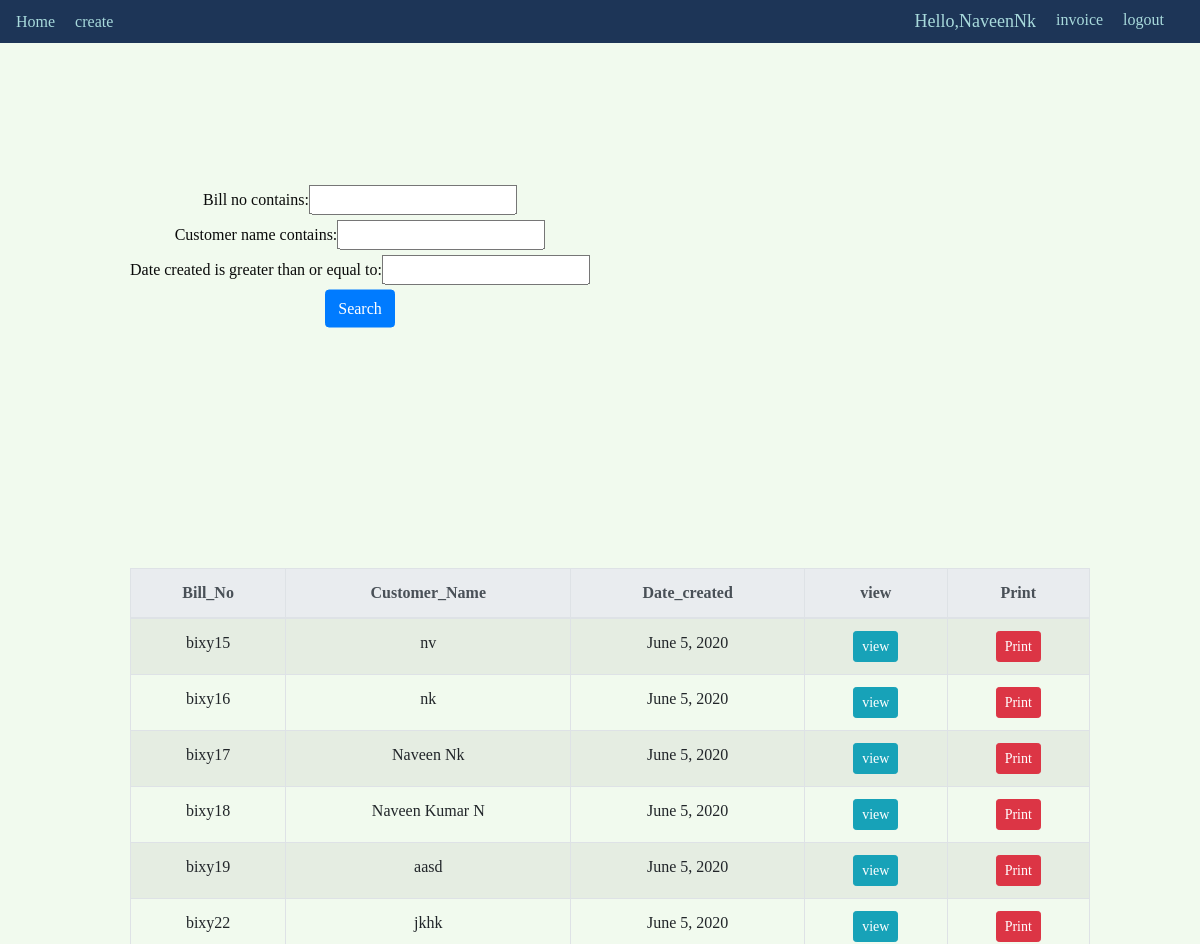
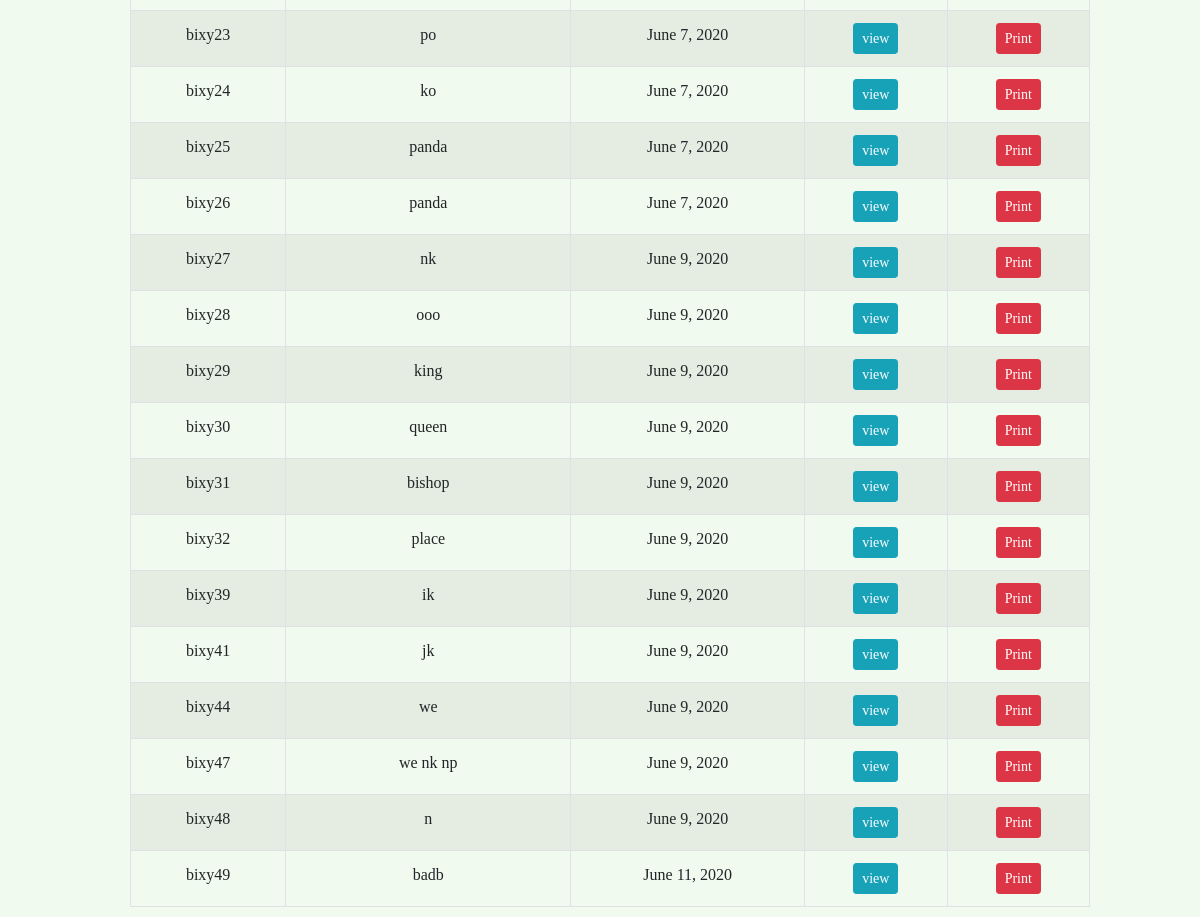
Page /invoice/inv_search/ (signed in) on the committed database (2 pictures, top to bottom).
### invoice/models.py (models this page shows)
class invoice(models.Model):
    id = models.AutoField(primary_key=True)
    user = models.ForeignKey(User,on_delete=models.SET_NULL,null = True)
    bill_no = models.CharField(max_length=10, null=True)
    customer_name = models.CharField(max_length=100, null=True)
    address = models.CharField(max_length=100, null=True)
    district = models.CharField(max_length=100, null=True)
    date_created = models.DateField(auto_now_add=True)
    invoice_complete = models.BooleanField(default=False)

### invoice/views.py (the view)
# urls.py: path('inv_search/',views.invoicesearch,name='invoice_search'),
def invoicesearch(request):
    invoice_obj = invoice.objects.all()
    myfilter = myFilter(request.GET,queryset = invoice_obj)
    invoice_obj= myfilter.qs
    context ={ 'invoice':invoice_obj , 'filter':myfilter  }
    return render(request, 'invoice/inv_search.html',context)

### templates/invoice/inv_search.html (shortened to what this page needs)
{% load static %}
<!DOCTYPE html>
<html lang="en" dir="ltr">
  <head>
    <link rel="stylesheet" href="{% static "css/search.css"%}">
    <link rel="stylesheet" href="https://cdnjs.cloudflare.com/ajax/libs/font-awesome/4.7.0/css/font-awesome.min.css">
    <link rel="stylesheet" href="https://stackpath.bootstrapcdn.com/bootstrap/4.4.1/css/bootstrap.min.css">
  </head>
  <body>
    {% include 'stock/navbar.html' %}
    <div class="wrap">
           <div class="search">
             <form method="get">
    				{{filter.form}}
    		    <button class="btn btn-primary" type="submit">Search</button>
    		  </form>
           </div>
        </div>
    <div class="tableallign">
      <table class="table table-striped table-bordered table-hover tablewrap">
        <thead class="thead-light">
          <tr>
            <th scope="col">Bill_No</th>
            <th scope="col">Customer_Name</th>
            <th scope="col">Date_created</th>
            <th scope="col">view</th>
            <th scope="col">Print</th>
          </tr>
        </thead>
        {% for obj in invoice %}
					<tr>
						<td>{{obj.bill_no}}</td>
            <td>{{obj.customer_name}}</td>
            <td>{{obj.date_created}}</td>
            <td><a class="btn btn-sm btn-info" href="{% url 'htmlbillsearch' obj.id %}">view</a></td>
            <td><a class="btn btn-sm btn-danger" href="{% url 'pdfpage' obj.id  %}">Print</a></td>
					</tr>
				{% endfor %}
      </table>
    </div>
  </body>
</html>

### templates/stock/navbar.html (shortened to what this page needs)
{%load static %}
<link rel="stylesheet" href="{% static "css/searchnavbar.css"%}">
<nav class="navbar navbar-expand-lg navbar-light mynavbar " id="mynav" >
    <a class =" logu" href="{% url 'home' %}">Home</a>
    <a class="logu" href="{% url 'create' %}">create</a>
    <div class="collapse navbar-collapse" id="navbarNav">
      <ul class="navbar-nav ml-auto">
        <li class="nav-item active">
          <span class='hello-msg'>Hello,{{ request.user }}</span>
        </li>
        <li class="nav-item active">
          <span><a class="nav-item active logu" href="{% url 'createinvoice' %}">invoice</a></span>
        </li>
        <li class="nav-item active">
          <span><a class="nav-item active logu" href="{% url 'logout' %}">logout</a></span>
        </li>
      </ul>
    </div>
  </nav>

### static/css/search.css (style rules this page uses)
.search { width: 100%; position: relative; display: flex; top: 70px; }
.mynavbar { background-color: rgba(245, 245, 239, 0.3); }
.wrap { width: 40%; position: absolute; top: 10%; left: 30%; transform: translate(-50%, -50%); }
.tableallign { width: 80%; top: 30%; position: absolute; margin: 10px; right: 10; left: 10%; }

### static/css/searchnavbar.css (style rules this page uses)
body { color:#0a0a0a; text-align:center; font-family: 'Dancing Script', cursive; background-color: #f1faee; background-repeat: no-repeat; background-size: 100% ; padding-top: 0; }
.mynavbar { background-color: #00a896; }
#mynav { transition: 0.5s; }

### templates/stock/navbar.html (style rules this page uses)
.hello-msg { font-size: 18px; color: #a8dadc; margin-right:20px; }
.mynavbar { background-color:#1d3557; }
.logu { color:#a8dadc; margin-right:20px; }

### rows in the picture
invoice: bill_no "bixy15", customer_name "nv", date_created "June 5, 2020"
invoice: bill_no "bixy16", customer_name "nk", date_created "June 5, 2020"
invoice: bill_no "bixy17", customer_name "Naveen Nk", date_created "June 5, 2020"
invoice: bill_no "bixy18", customer_name "Naveen Kumar N", date_created "June 5, 2020"
invoice: bill_no "bixy19", customer_name "aasd", date_created "June 5, 2020"
invoice: bill_no "bixy22", customer_name "jkhk", date_created "June 5, 2020"
invoice: bill_no "bixy23", customer_name "po", date_created "June 7, 2020"
invoice: bill_no "bixy24", customer_name "ko", date_created "June 7, 2020"
invoice: bill_no "bixy25", customer_name "panda", date_created "June 7, 2020"
invoice: bill_no "bixy26", customer_name "panda", date_created "June 7, 2020"
invoice: bill_no "bixy27", customer_name "nk", date_created "June 9, 2020"
invoice: bill_no "bixy28", customer_name "ooo", date_created "June 9, 2020"
invoice: bill_no "bixy29", customer_name "king", date_created "June 9, 2020"
invoice: bill_no "bixy30", customer_name "queen", date_created "June 9, 2020"
invoice: bill_no "bixy31", customer_name "bishop", date_created "June 9, 2020"
invoice: bill_no "bixy32", customer_name "place", date_created "June 9, 2020"
invoice: bill_no "bixy39", customer_name "ik", date_created "June 9, 2020"
invoice: bill_no "bixy41", customer_name "jk", date_created "June 9, 2020"
invoice: bill_no "bixy44", customer_name "we", date_created "June 9, 2020"
invoice: bill_no "bixy47", customer_name "we nk np", date_created "June 9, 2020"
invoice: bill_no "bixy48", customer_name "n", date_created "June 9, 2020"
invoice: bill_no "bixy49", customer_name "badb", date_created "June 11, 2020"

### other values in the picture
{{ request.user }} "NaveenNk"
